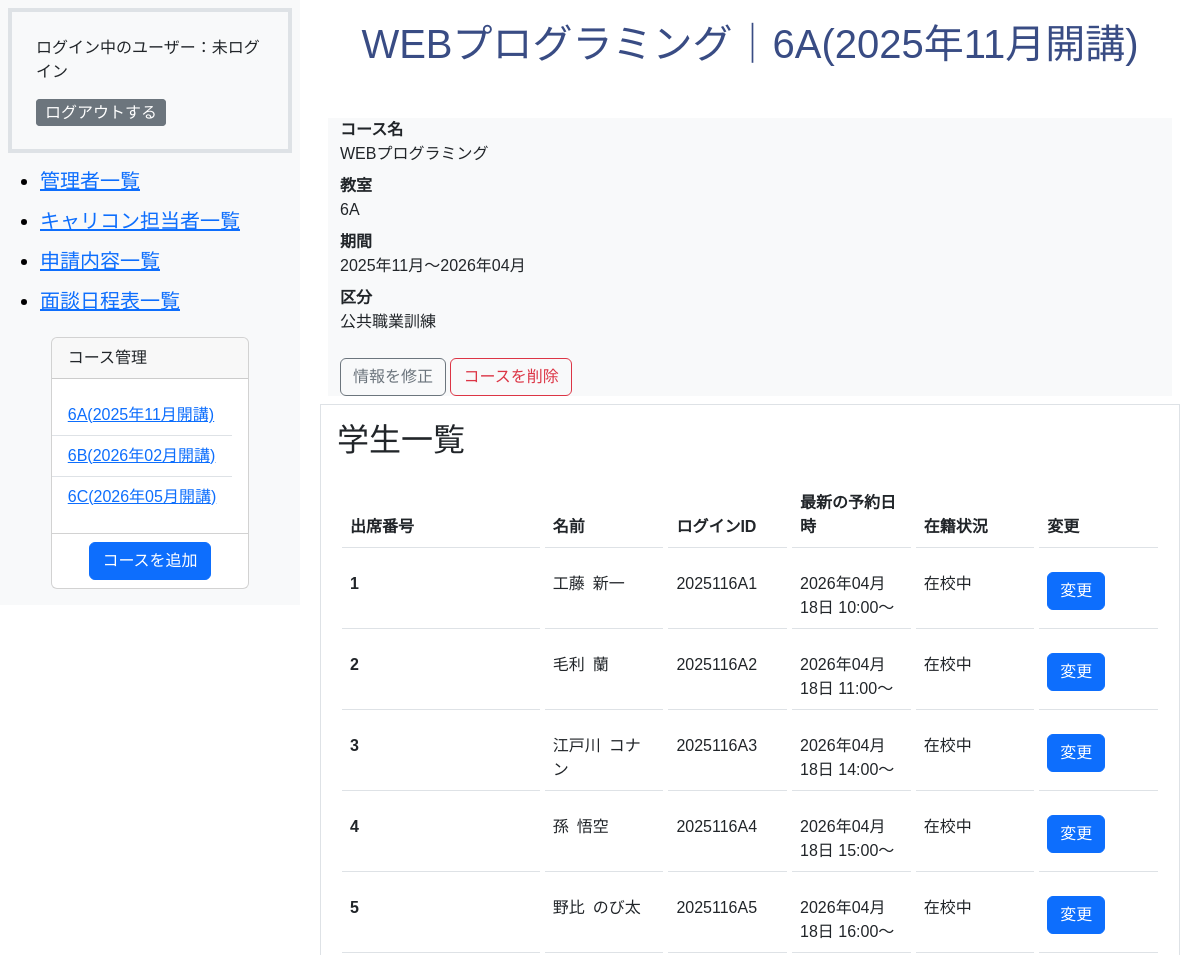
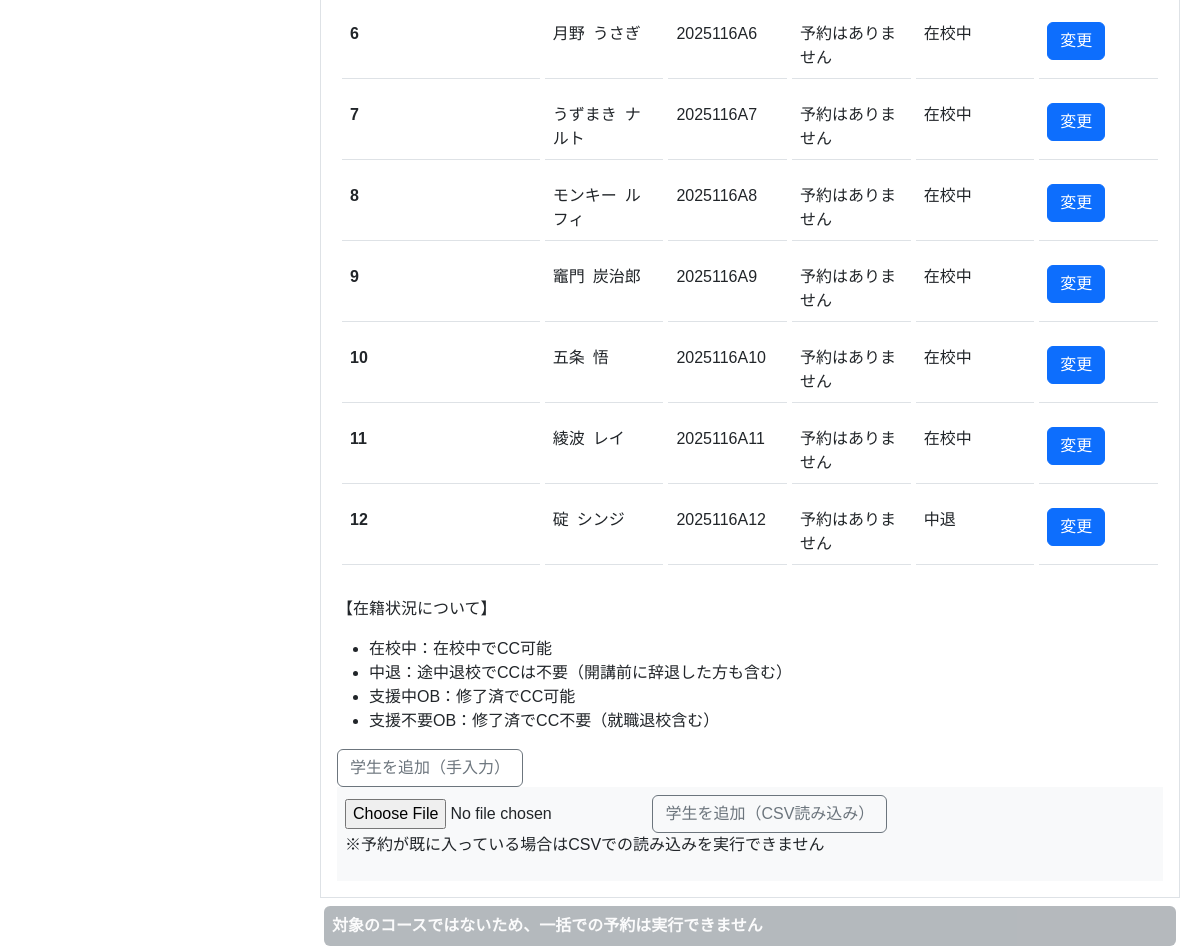
/admin/student.php?course_id=1, run on an earlier commit of the app's database (2 pictures, top to bottom).
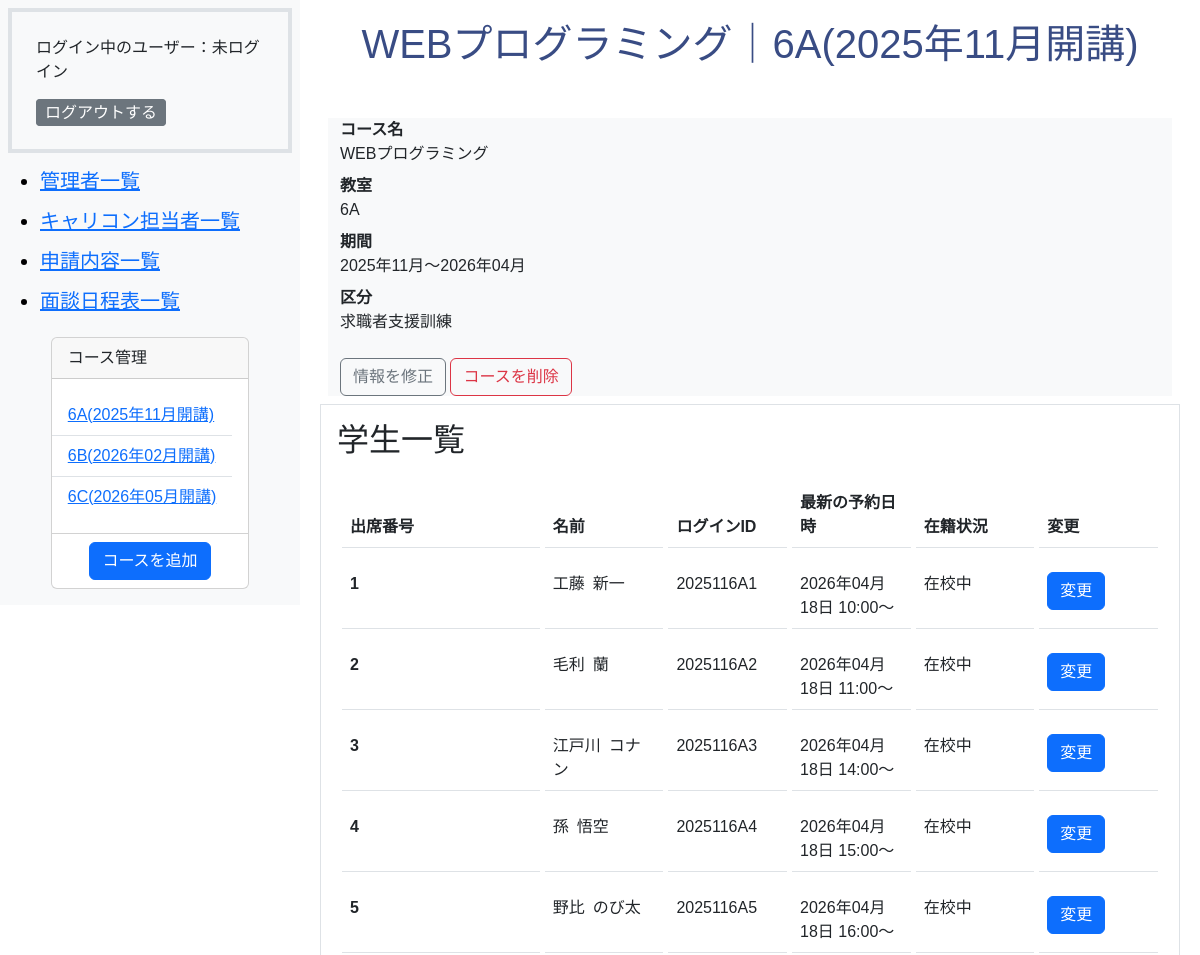
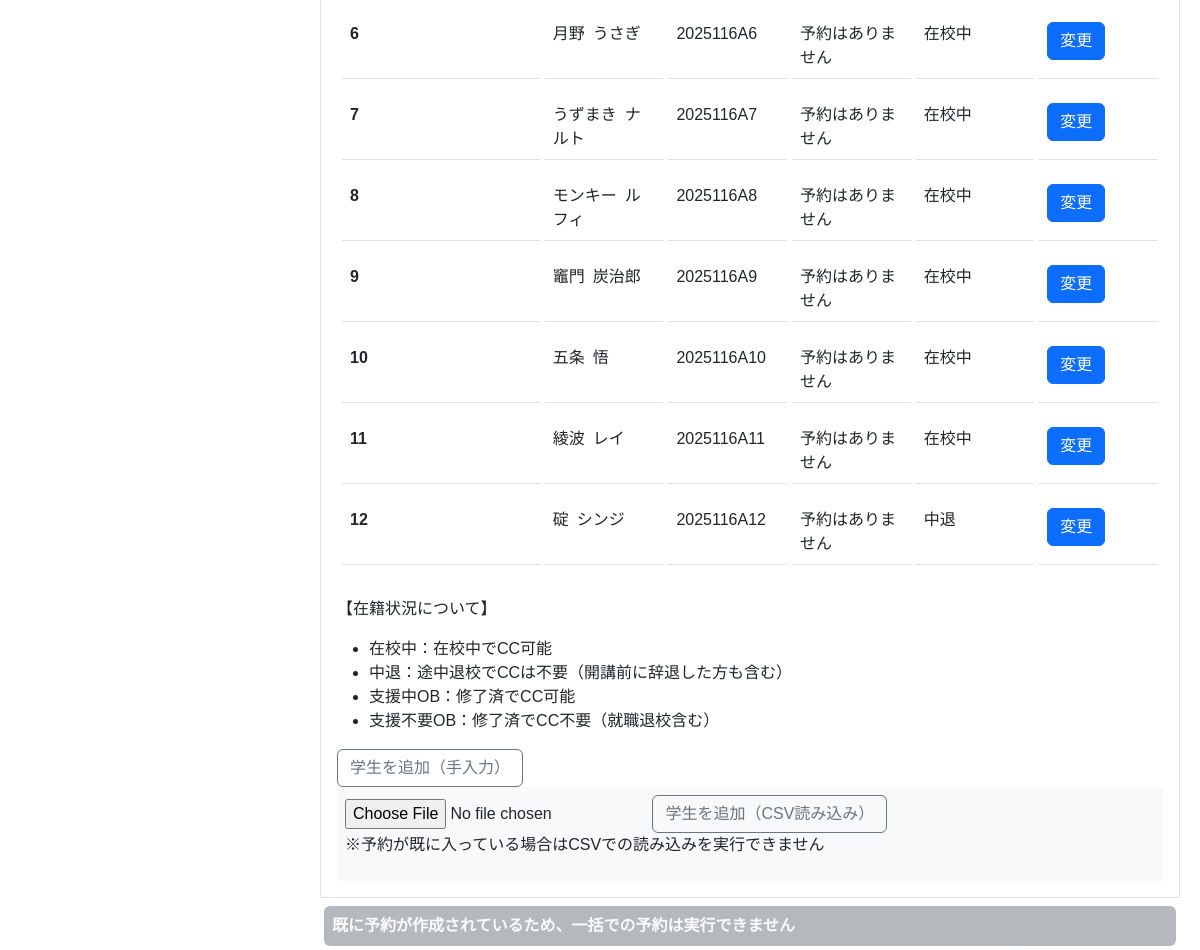
And on a later commit of the database (2 pictures, top to bottom).
### tables this page shows
CREATE TABLE `m_courses` (
  `id` int(11) NOT NULL,
  `name` varchar(255) NOT NULL,
  `start_date` date NOT NULL,
  `end_date` date NOT NULL,
  `course_type` int(11) NOT NULL,
  `classroom_id` int(11) NOT NULL,
  `is_deleted` tinyint(1) NOT NULL DEFAULT 0,
  `created_at` datetime NOT NULL DEFAULT current_timestamp(),
  `updated_at` datetime NOT NULL DEFAULT current_timestamp() ON UPDATE current_timestamp()
);

CREATE TABLE `m_classrooms` (
  `id` int(11) NOT NULL,
  `name` varchar(255) NOT NULL,
  `created_at` datetime NOT NULL DEFAULT current_timestamp(),
  `updated_at` datetime NOT NULL DEFAULT current_timestamp() ON UPDATE current_timestamp()
);

CREATE TABLE `m_students` (
  `id` int(11) NOT NULL,
  `student_no` int(11) NOT NULL,
  `last_name` varchar(255) NOT NULL,
  `first_name` varchar(255) NOT NULL,
  `login_id` varchar(255) NOT NULL,
  `password` varchar(255) NOT NULL,
  `course_id` int(11) NOT NULL,
  `enrollment_id` int(11) NOT NULL,
  `is_deleted` tinyint(1) NOT NULL DEFAULT 0,
  `created_at` datetime NOT NULL DEFAULT current_timestamp(),
  `updated_at` datetime NOT NULL DEFAULT current_timestamp() ON UPDATE current_timestamp()
);

### includes/functions.php (called while the page is built, shortened)
<?php
function db_connect()
{
    try {
        $dsn = 'mysql:dbname=' . DB_NAME . ';host=' . DB_HOST . ';charset=utf8mb4';
        $db = new PDO($dsn, DB_USER, DB_PASS);
        $db->setAttribute(PDO::ATTR_ERRMODE, PDO::ERRMODE_EXCEPTION);
        $db->setAttribute(PDO::ATTR_EMULATE_PREPARES, false);
        $db->setAttribute(PDO::ATTR_DEFAULT_FETCH_MODE, PDO::FETCH_ASSOC);
        return $db;
    } catch (PDOException $e) {
        exit('DB接続エラー: ' . $e->getMessage());
    }
}
function h($string)
{
    return htmlspecialchars($string, ENT_QUOTES, 'UTF-8');
}
function format_date($datetime, $type)
{
    $format_types = [
        1 => 'Y年m月d日 H:i:s',
        2 => 'Y年m月',
        3 => 'm月d日',
        4 => 'Y年m月d日',
        5 => 'Y',
        6 => 'm',
    ];
    return date($format_types[$type], strtotime($datetime));
}
function get_classrooms_list()
{
    $room = array();
    try {
        $db = db_connect();
        $sql = 'SELECT * FROM m_classrooms';
        $stmt = $db->prepare($sql);
        $stmt->execute();
        $result = $stmt->fetchAll(PDO::FETCH_ASSOC);
        foreach ($result as $row) {
            $room[$row['id']] = $row['name'];
        }
        return $room;
    } catch (PDOException $e) {
        exit('エラー: ' . $e->getMessage());
    }
}
function get_enrollments_list()
{
    $enrollments_types = array();
    try {
        $db = db_connect();
        $sql = 'SELECT * FROM m_enrollments';
        $stmt = $db->prepare($sql);
        $stmt->execute();
        $result = $stmt->fetchAll(PDO::FETCH_ASSOC);
        foreach ($result as $row) {
            $enrollments_types[$row['id']] = $row['name'];
        }
        return $enrollments_types;
    } catch (PDOException $e) {
        exit('エラー: ' . $e->getMessage());
    }
}
function get_slot_list()
{
    $slot_time = [
        0 => '10:00～',
        1 => '11:00～',
        2 => '12:00～',
        3 => '14:00～',
        4 => '15:00～',
        5 => '16:00～',
    ];
    return $slot_time;
}

### admin/student.php (the view, shortened to what this page needs)
<?php
require_once __DIR__ . '/../includes/functions.php';
$db = db_connect();
$course_id = htmlspecialchars($_GET['course_id']);
try {
    $sql = 'SELECT * FROM m_courses WHERE m_courses.id  = :course_id AND m_courses.is_deleted = 0';
    $stmt = $db->prepare($sql);
    $stmt->bindParam(':course_id', $course_id, PDO::PARAM_INT);
    $stmt->execute();
    $result = $stmt->fetch(PDO::FETCH_ASSOC);
    $sql = 'SELECT * FROM m_students WHERE m_students.course_id  = :course_id AND m_students.is_deleted = 0';
    $stmt = $db->prepare($sql);
    $stmt->bindParam(':course_id', $course_id, PDO::PARAM_INT);
    $stmt->execute();
    $student_result = $stmt->fetchAll(PDO::FETCH_ASSOC);
    $sql = 'SELECT carcon_reservation_details.student_id as student_id,carcon_reservation_details.meeting_type as meeting_type,carcon_reservation_details.slot_index as slot_index,carcon_lines.date as date FROM carcon_reservation_details INNER JOIN carcon_reservations ON carcon_reservation_details.id = carcon_reservations.carcon_reservation_detail_id INNER JOIN carcon_lines ON carcon_lines.id = carcon_reservations.carcon_line_id ORDER BY carcon_lines.date DESC';
    $stmt = $db->prepare($sql);
    $stmt->execute();
    $reservation_result = $stmt->fetchAll(PDO::FETCH_ASSOC);
    $checkSql = "SELECT 1 FROM carcon_reservations r INNER JOIN carcon_reservation_details d ON r.carcon_reservation_detail_id = d.id INNER JOIN m_students s ON d.student_id = s.id WHERE s.course_id = :course_id LIMIT 1";
    $checkStmt = $db->prepare($checkSql);
    $checkStmt->bindValue(':course_id', $course_id, PDO::PARAM_INT);
    $checkStmt->execute();
    $alreadyExists = $checkStmt->fetch() ? true : false;
} catch (PDOException $e) {
    exit('エラー:' . $e->getMessage());
}
$type = get_course_types_list();
$room = get_classrooms_list();
?>
<!DOCTYPE html>
<html lang="ja">
<head>
    <link href="https://cdn.jsdelivr.net/npm/bootstrap@5.3.0/dist/css/bootstrap.min.css" rel="stylesheet">
    <link rel="stylesheet" href="../css/style.css">
</head>
<body class="admin-wrapper">
    <?php
    require dirname(__FILE__) . '/sidebar.php';
    ?>
    <section class="admin-main-wrapper">
        <h1><?php echo h($result['name']) ?>｜<?php echo h($room[$result['classroom_id']]) ?>(<?php echo h(format_date($result['start_date'], 2)) ?>開講)</h1>
        <form class="row card-body bg-light m-2" action="./course_del_do.php" method="post" onsubmit="return confirm('このコースを削除してよろしいですか？')">
            <dl>
                <dt class="col-sm-3">コース名</dt>
                <dd class="col-sm-9"><?php echo h($result['name']) ?></dd>
                <dt class="col-sm-3">教室</dt>
                <dd class="col-sm-9"><?php echo h($room[$result['classroom_id']]) ?></dd>
                <dt class="col-sm-3">期間</dt>
                <dd class="col-sm-9"><?php echo h(format_date($result['start_date'], 2)) ?>～<?php echo h(format_date($result['end_date'], 2)) ?></dd>
                <dt class="col-sm-3">区分</dt>
                <dd class="col-sm-9"><?php echo h($type[$result['course_type']]) ?></dd>
            </dl>
            <div>
                <a href="./course_edit.php?course_id=<?php echo h($result['id']) ?>" class="btn btn-outline-secondary  d-inline-block">情報を修正</a>
                <input type="submit" class="btn btn-outline-danger d-inline-block" value="コースを削除">
            </div>
        </form>
        <div class="border p-3 mt-2 mb-2">
            <h2>学生一覧</h2>
            <table class="table table-hover">
                <thead>
                    <tr>
                        <th scope="col">出席番号</th>
                        <th scope="col">名前</th>
                        <th scope="col">ログインID</th>
                        <th scope="col">最新の予約日時</th>
                        <th scope="col">在籍状況</th>
                        <th scope="col">変更</th>
                    </tr>
                </thead>
                <tbody>
                    <?php
                    $enrollments = get_enrollments_list();
                    ?>
                    <?php
                    $slot = get_slot_list();
                    foreach ($student_result as $student):
                    ?>
                        <tr>
                            <th scope="row"><?php echo h($student['student_no']) ?></th>
                            <td><?php echo h($student['last_name']) ?>&ensp;<?php echo h($student['first_name']) ?></td>
                            <td><?php echo h($student['login_id']) ?></td>
                            <td>
                                <?php if (!empty($reservation_result)): ?>
                                    <?php foreach ($reservation_result as $reserve): ?>
                                        <?php $text = "予約はありません" ?>
                                        <?php if ($student['id'] == $reserve['student_id']): ?>
                                            <?php $text = h(format_date($reserve['date'], 4)) . "&nbsp;" . h($slot[$reserve['slot_index']]) ?>
                                            <?php break;  ?>
                                        <?php endif; ?>
                                    <?php endforeach; ?>
                                    <?php echo $text; ?>
                                <?php else: ?>
                                    予約はありません
                                <?php endif; ?>
                            </td>
                            <td><?php echo h($enrollments[$student['enrollment_id']]) ?></td>
                            <td><a href="./student_edit.php?student_id=<?php echo h($student['id']) ?>" class="btn btn-primary d-inline-block">変更</a></td>
                        </tr>
                    <?php endforeach; ?>
                </tbody>
            </table>
            <p>【在籍状況について】</p>
            <ul>
                <li>在校中：在校中でCC可能</li>
                <li>中退：途中退校でCCは不要（開講前に辞退した方も含む）</li>
                <li>支援中OB：修了済でCC可能</li>
                <li>支援不要OB：修了済でCC不要（就職退校含む）</li>
            </ul>
            <a href="./student_add.php?course_id=<?php echo h($course_id) ?>" class="btn btn-outline-secondary  d-inline-block">学生を追加（手入力）</a>
            <form action="student_import_do.php" method="post" enctype="multipart/form-data" class="card-body bg-light p-2">
                <input type="file" name="csv_file" accept=".csv" required>
                <button type="submit" class="btn btn-outline-secondary  d-inline-block">学生を追加（CSV読み込み）</button>
                <p>※予約が既に入っている場合はCSVでの読み込みを実行できません</p>
            </form>
        </div>
        <?php if ($result['course_type'] == 1): ?>
            <p class="opacity-50 p-2 m-1 bg-secondary text-light fw-bold rounded">対象のコースではないため、一括での予約は実行できません</p>
        <?php elseif (!$alreadyExists): ?>
            <a href="./required_add.php?course_id=<?php echo h($result['id']) ?>" class="btn btn-outline-secondary d-inline-block mt-2 mb-2">必須キャリコンの一括予約</a>
        <?php else: ?>
            <p class="opacity-50 p-2 m-1 bg-secondary text-light fw-bold rounded">既に予約が作成されているため、一括での予約は実行できません</p>
        <?php endif; ?>
    </section>
</body>
</html>

### admin/sidebar.php (shortened to what this page needs)
<?php
$sql = "SELECT m_courses.id as course_id,m_courses.name as courses_name, m_courses.is_deleted as m_courses_is_deleted,start_date,m_classrooms.name as classroom_name FROM m_courses INNER JOIN m_classrooms ON m_courses.classroom_id = m_classrooms.id  ORDER BY start_date ASC";
$stmt = $db->prepare($sql);
$stmt->execute();
$course_list = $stmt->fetchAll(PDO::FETCH_ASSOC);
?>
<aside class="admin-sidebar-wrapper bg-light p-2">
    <div class="p-4 border border-4">
        <p class="fs-6">ログイン中のユーザー：<?php echo isset($_SESSION['login_admin_id']) ? $_SESSION['staff_name'] : "未ログイン"; ?></p>
        <a href="./logout.php" class="btn btn-secondary btn-sm fs-6 d-inline">ログアウトする</a>
    </div>
    <nav class="navbar navbar-light bg-light">
        <ul>
            <li class="navbar-brand"><a href="staff.php">管理者一覧</a></li>
            <li class="navbar-brand"><a href="carcon_staff.php">キャリコン担当者一覧</a></li>
            <li class="navbar-brand"><a href="index.php">申請内容一覧</a></li>
            <li class="navbar-brand"><a href="schedule.php">面談日程表一覧</a></li>
        </ul>
        <div id="course" class="card pb-2  m-auto">
            <p class="card-header">コース管理</p>
            <ul class="card-body list-group list-group-flush mb-2">
                <?php
                foreach ($course_list as $course):
                ?>
                    <?php if ($course['m_courses_is_deleted'] == 0): ?>
                        <li class="list-group-item"><a href="student.php?course_id=<?php echo h($course['course_id']) ?>"><?php echo h($course['classroom_name']) ?>(<?php echo h(format_date($course['start_date'], 2)) ?>開講)</a></li>
                    <?php endif; ?>
                <?php endforeach; ?>
            </ul>
            <a href="course_add.php" class="btn btn-primary m-auto">コースを追加</a>
        </div>
    </nav>
</aside>

### css/style.css (style rules this page uses)
.admin-wrapper { display: flex; }
.admin-sidebar-wrapper { width: max(300px, 20%); }
.admin-main-wrapper { width: 80%; padding-inline: 20px; padding-block-start: 20px; margin-inline-start: max(300px, 20%); ; }
aside { position: fixed; }
body { font-family: 'LINE Seed JP', sans-serif; }
table { border-collapse: separate; border-spacing: 5px 16px; table-layout: fixed; width: 100%; }
table td, table th { padding: 1.0rem 0.6rem; }
th:first-child, td:first-child { width: 25%; }
h1 { text-align: center; color: #394C84; margin-bottom: 50px; }
.btn { display: flex; justify-content: space-between; align-items: end; white-space: nowrap; }
.navbar { background-color: #F6F8FB; }

What changed in the data, as far as the page shows it:
changed m_courses "WEBプログラミング": course_type "公共職業訓練" → "求職者支援訓練"
Also different on the page:
text no longer shown: "対象のコースではないため、一括での予約は実行できません"
text now shown: "既に予約が作成されているため、一括での予約は実行できません"
